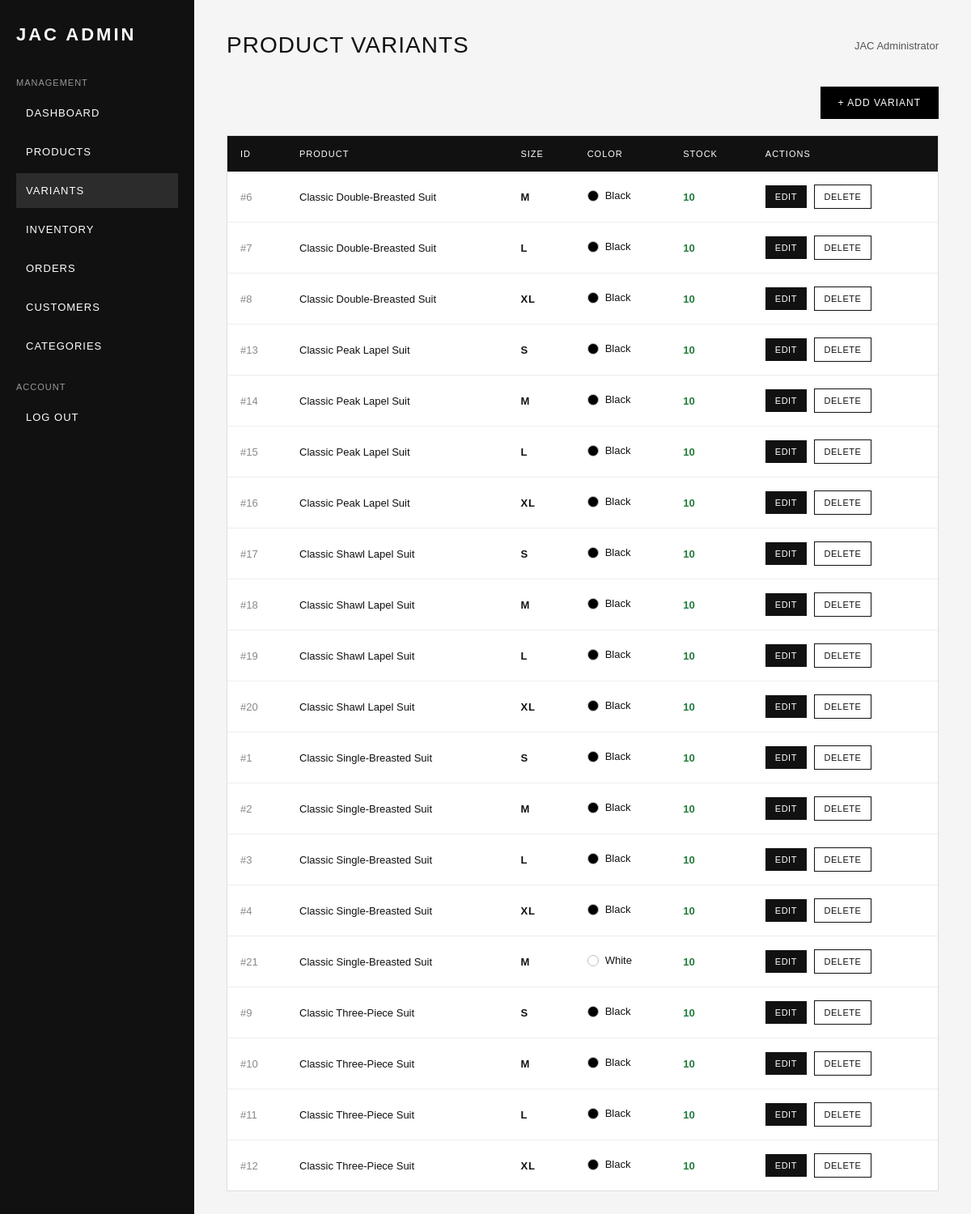
Page /admin/variants.php (signed in) on the committed database.
### tables this page shows
CREATE TABLE `product_variants` (
  `id` int(11) NOT NULL,
  `product_id` int(11) NOT NULL,
  `size` varchar(20) NOT NULL,
  `color` varchar(50) DEFAULT NULL,
  `stock` int(11) NOT NULL DEFAULT 0
);

CREATE TABLE `products` (
  `id` int(11) NOT NULL,
  `category_id` int(11) DEFAULT NULL,
  `name` varchar(255) NOT NULL,
  `description` text DEFAULT NULL,
  `price` decimal(10,2) NOT NULL,
  `image` varchar(255) DEFAULT NULL,
  `created_at` timestamp NOT NULL DEFAULT current_timestamp(),
  `stock` int(11) NOT NULL DEFAULT 10
);

### admin/variants.php (the view, shortened to what this page needs)
<?php
require_once "../php/db.php";
$sql = "
    SELECT
        product_variants.id,
        product_variants.product_id,
        product_variants.size,
        product_variants.color,
        product_variants.stock,
        products.name AS product_name
    FROM product_variants
    INNER JOIN products
        ON product_variants.product_id = products.id
    ORDER BY
        products.name ASC,
        product_variants.color ASC,
        product_variants.id ASC
";
$result = $conn->query($sql);
$variants = [];
if ($result) {
    $variants = $result->fetch_all(MYSQLI_ASSOC);
}
?>
<!DOCTYPE html>
<html lang="en">
<head>
</head>
<body>
<div class="admin-layout">
    <aside class="sidebar">
        <h1>JAC ADMIN</h1>
        <p>MANAGEMENT</p>
        <a href="dashboard.php">
            DASHBOARD
        </a>
        <a href="products.php">
            PRODUCTS
        </a>
        <a href="variants.php" class="active">
            VARIANTS
        </a>
        <a href="#">
            INVENTORY
        </a>
        <a href="#">
            ORDERS
        </a>
        <a href="#">
            CUSTOMERS
        </a>
        <a href="#">
            CATEGORIES
        </a>
        <br>
        <p>ACCOUNT</p>
        <a href="logout.php">
            LOG OUT
        </a>
    </aside>
    <main class="main">
        <div class="topbar">
            <h2>PRODUCT VARIANTS</h2>
            <div class="admin-name">
                <?php
                echo htmlspecialchars(
                    $_SESSION["admin_first_name"] .
                    " " .
                    $_SESSION["admin_last_name"]
                );
                ?>
            </div>
        </div>
        <div class="actions">
            <a
                href="add_variant.php"
                class="add-button"
            >
                + ADD VARIANT
            </a>
        </div>
        <div class="table-container">
            <?php if (count($variants) > 0): ?>
                <table>
                    <thead>
                        <tr>
                            <th>ID</th>
                            <th>PRODUCT</th>
                            <th>SIZE</th>
                            <th>COLOR</th>
                            <th>STOCK</th>
                            <th>ACTIONS</th>
                        </tr>
                    </thead>
                    <tbody>
                        <?php foreach ($variants as $variant): ?>
                            <?php
                            $stock =
                                (int) $variant["stock"];
                            if ($stock <= 0) {
                                $stock_class = "out";
                            } elseif ($stock <= 5) {
                                $stock_class = "low";
                            } else {
                                $stock_class = "good";
                            }
                            $color =
                                strtolower(
                                    trim(
                                        $variant["color"]
                                    )
                                );
                            $color_class =
                                "color-" .
                                preg_replace(
                                    "/[^a-z0-9]/",
                                    "",
                                    $color
                                );
                            ?>
                            <tr>
                                <td class="variant-id">
                                    #<?php
                                    echo (int)
                                        $variant["id"];
                                    ?>
                                </td>
                                <td>
                                    <?php
                                    echo htmlspecialchars(
                                        $variant["product_name"]
                                    );
                                    ?>
                                </td>
                                <td class="size">
                                    <?php
                                    echo htmlspecialchars(
                                        $variant["size"]
                                    );
                                    ?>
                                </td>
                                <td>
                                    <span class="color">
                                        <span
                                            class="color-dot <?php
                                            echo htmlspecialchars(
                                                $color_class
                                            );
                                            ?>"
                                        ></span>
                                        <?php
                                        echo htmlspecialchars(
                                            $variant["color"]
                                        );
                                        ?>
                                    </span>
                                </td>
                                <td>
                                    <span
                                        class="stock <?php
                                        echo $stock_class;
                                        ?>"
                                    >
                                        <?php
                                        echo $stock;
                                        ?>
                                    </span>
                                </td>
                                <td>
                                    <a
                                        href="edit_variant.php?id=<?php echo (int) $variant["id"]; ?>"
                                        class="edit-button"
                                    >
                                        EDIT
                                    </a>
                                    <a
                                        href="delete_variant.php?id=<?php echo (int) $variant["id"]; ?>"
                                        class="delete-button"
                                        onclick="return confirm('Are you sure you want to delete this variant?');"
                                    >
                                        DELETE
                                    </a>
                                </td>
                            </tr>
                        <?php endforeach; ?>
                    </tbody>
                </table>
            <?php else: ?>
                <div class="empty">
                    No product variants found.
                </div>
            <?php endif; ?>
        </div>
    </main>
</div>
</body>
</html>

### admin/variants.php (style rules this page uses)
* { margin: 0; padding: 0; box-sizing: border-box; }
body { font-family: Arial, sans-serif; background: #f5f5f5; color: #111; }
.admin-layout { display: flex; min-height: 100vh; }
.sidebar { width: 240px; background: #111; color: white; padding: 30px 20px; position: fixed; top: 0; left: 0; bottom: 0; }
.sidebar h1 { font-size: 22px; letter-spacing: 3px; margin-bottom: 40px; }
.sidebar p { font-size: 11px; color: #999; letter-spacing: 1px; margin-bottom: 10px; }
.sidebar a { display: block; color: white; text-decoration: none; padding: 14px 12px; margin-bottom: 5px; font-size: 13px; letter-spacing: 1px; transition: 0.2s ease; }
.sidebar a:hover, .sidebar a.active { background: #2c2c2c; }
.main { margin-left: 240px; width: calc(100% - 240px); padding: 40px; }
.topbar { display: flex; justify-content: space-between; align-items: center; margin-bottom: 35px; }
.topbar h2 { font-size: 28px; font-weight: 500; letter-spacing: 1px; }
.admin-name { font-size: 13px; color: #555; }
.actions { display: flex; justify-content: flex-end; margin-bottom: 20px; }
.add-button { display: inline-block; padding: 13px 22px; background: black; color: white; text-decoration: none; font-size: 12px; letter-spacing: 1px; transition: 0.2s ease; }
.table-container { background: white; border: 1px solid #ddd; overflow-x: auto; }
table { width: 100%; border-collapse: collapse; }
th { background: #111; color: white; padding: 16px; text-align: left; font-size: 11px; letter-spacing: 1px; font-weight: 500; }
td { padding: 16px; border-bottom: 1px solid #eee; font-size: 13px; vertical-align: middle; }
tr:last-child td { border-bottom: none; }
.variant-id { color: #888; }
.size { font-weight: bold; letter-spacing: 1px; }
.color { display: inline-flex; align-items: center; gap: 8px; }
.color-dot { width: 14px; height: 14px; border-radius: 50%; border: 1px solid #bbb; display: inline-block; }
.color-black { background: black; }
.color-white { background: white; }
.stock { font-weight: bold; }
.stock.good { color: #237a3b; }
.edit-button, .delete-button { display: inline-block; padding: 8px 12px; text-decoration: none; font-size: 11px; letter-spacing: 0.5px; margin-right: 5px; }
.edit-button { background: #111; color: white; }
.delete-button { background: white; color: #111; border: 1px solid #111; }

### rows in the picture
product_variants: id "6", product.name "Classic Double-Breasted Suit", size "M", color "Black", stock "10"
product_variants: id "7", product.name "Classic Double-Breasted Suit", size "L", color "Black", stock "10"
product_variants: id "8", product.name "Classic Double-Breasted Suit", size "XL", color "Black", stock "10"
product_variants: id "13", product.name "Classic Peak Lapel Suit", size "S", color "Black", stock "10"
product_variants: id "14", product.name "Classic Peak Lapel Suit", size "M", color "Black", stock "10"
product_variants: id "15", product.name "Classic Peak Lapel Suit", size "L", color "Black", stock "10"
product_variants: id "16", product.name "Classic Peak Lapel Suit", size "XL", color "Black", stock "10"
product_variants: id "17", product.name "Classic Shawl Lapel Suit", size "S", color "Black", stock "10"
product_variants: id "18", product.name "Classic Shawl Lapel Suit", size "M", color "Black", stock "10"
product_variants: id "19", product.name "Classic Shawl Lapel Suit", size "L", color "Black", stock "10"
product_variants: id "20", product.name "Classic Shawl Lapel Suit", size "XL", color "Black", stock "10"
product_variants: id "1", product.name "Classic Single-Breasted Suit", size "S", color "Black", stock "10"
product_variants: id "2", product.name "Classic Single-Breasted Suit", size "M", color "Black", stock "10"
product_variants: id "3", product.name "Classic Single-Breasted Suit", size "L", color "Black", stock "10"
product_variants: id "4", product.name "Classic Single-Breasted Suit", size "XL", color "Black", stock "10"
product_variants: id "21", product.name "Classic Single-Breasted Suit", size "M", color "White", stock "10"
product_variants: id "9", product.name "Classic Three-Piece Suit", size "S", color "Black", stock "10"
product_variants: id "10", product.name "Classic Three-Piece Suit", size "M", color "Black", stock "10"
product_variants: id "11", product.name "Classic Three-Piece Suit", size "L", color "Black", stock "10"
product_variants: id "12", product.name "Classic Three-Piece Suit", size "XL", color "Black", stock "10"
